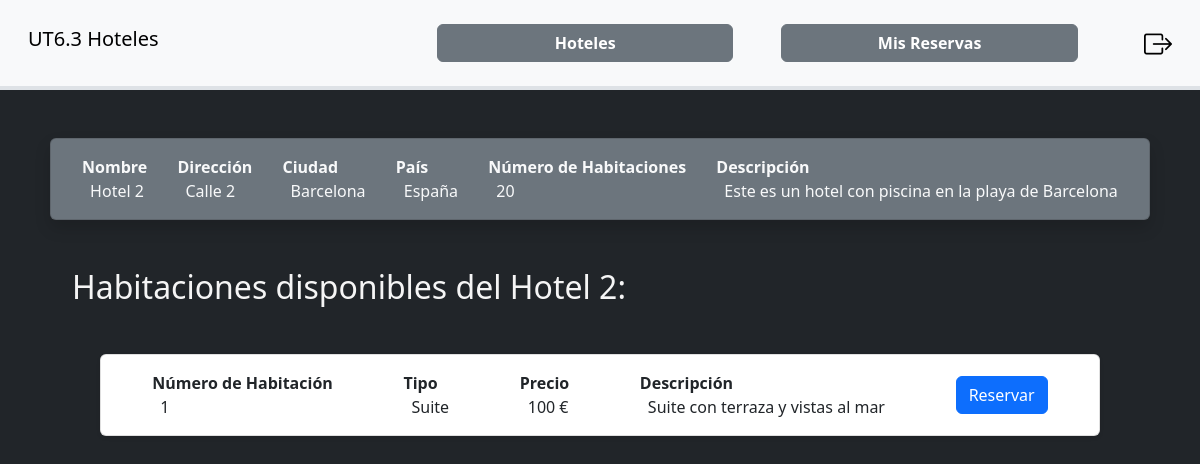
The app's page /index.php?controller=Hotels&action=listRooms&hotel=2 (signed in) with its own data.
### tables this page shows
CREATE TABLE hoteles (
  id INT PRIMARY KEY AUTO_INCREMENT,
  nombre VARCHAR(255) NOT NULL,
  direccion VARCHAR(255) NOT NULL,
  ciudad VARCHAR(255) NOT NULL,
  pais VARCHAR(255) NOT NULL,
  num_habitaciones INT NOT NULL,
  descripcion TEXT NOT NULL
);

CREATE TABLE habitaciones (
  id INT PRIMARY KEY AUTO_INCREMENT,
  id_hotel INT NOT NULL,
  num_habitacion INT NOT NULL,
  tipo VARCHAR(255) NOT NULL,
  precio FLOAT NOT NULL,
  descripcion TEXT NOT NULL,
  FOREIGN KEY (id_hotel) REFERENCES hoteles(id)
);

### db/DB.php (called while the page is built, shortened)
<?php
class DB {
    protected $db;
    public function __construct() {
        try {
            $this->db = new PDO("mysql:host=" . DB_HOST . ";dbname=" . DB_NAME, DBUSER, DBPASS);
            $this->db->setAttribute(PDO::ATTR_ERRMODE, PDO::ERRMODE_EXCEPTION);
        } catch (Exception $ex) {
            header("Location: ./errorDB.php");
        }
    }
    public function query($query, $conditions = []) {
        $query = $this->db->prepare($query);
        foreach ($conditions as $key => $value) {
            $query->bindValue($key, $value);
        }
        try {
            $query->execute();
        } catch (Exception $ex) {
            echo $ex->getMessage();
        }
        return $query;
    }
}

### models/HotelslModel.php (called while the page is built, shortened)
<?php
require_once __DIR__ . '/../db/DB.php';
class HotelsModel {
    private $db;
    public function __construct() {
        $this->db = new DB();
    }
    public function getHotel($hotelId) {
        $query = $this->db->query('SELECT hoteles.id, nombre, direccion as "Dirección", ciudad, pais as "País", num_habitaciones as "Número de Habitaciones", hoteles.descripcion as "Descripción" FROM hoteles WHERE id = :idHotel', [':idHotel' => $hotelId]);
        return $query->fetch(PDO::FETCH_ASSOC);
    }
    public function getRooms($idHotel) {
        $query = $this->db->query('SELECT id, id_hotel, num_habitacion as "Número de Habitación", tipo, CONCAT(precio, " €") as "Precio", descripcion as "Descripción" FROM habitaciones WHERE id_hotel = :idHotel', [':idHotel' => $idHotel]);
        return $query->fetchAll(PDO::FETCH_ASSOC);
    }
}

### resources/functions/filterFunctions.php (called while the page is built, shortened)
<?php
    function filtrarInput($input, $metodo) {
        if ($metodo === "POST") {
            $variableFiltrada = isset(filter_input_array(INPUT_POST)[$input]) ? htmlspecialchars(filter_input_array(INPUT_POST)[$input]) : null;
        } else if ($metodo === "GET") {
            $variableFiltrada = isset(filter_input_array(INPUT_GET)[$input]) ? htmlspecialchars(filter_input_array(INPUT_GET)[$input]) : null;
        }
        return $variableFiltrada;
    }

### resources/functions/printHtmlFunctions.php (the view, shortened to what this page needs)
<?php
    function listArray($array) {
        foreach ($array as $key => $value) {
            echo "<div class='d-flex flex-column justify-content-center'><span class='fw-bold'>" . ucfirst($key) . " </span>";
            echo "<span class='ps-2'>" . ucfirst($value) . "</span></div>";
        }
    }
    function listRooms($array) {
        echo '<ul class="list-group col-10 mx-auto gap-4 my-5">';
        foreach ($array as $item) {
            echo '<li class="shadow-sm list-group-item d-flex flex-row justify-content-around align-items-center rounded py-3">';
            showModalToBook($item);
            echo "</li>";
        }
        echo '</ul>';
    }
    function filterArray($array, $keyToFilter, $show = true) {
        $filteredArray = [];
        foreach ($array as $key => $value) {
            if ($show && str_contains($key, $keyToFilter)) {
                $filteredArray[$key] = $value;
            } else if (!$show && !str_contains($key, $keyToFilter)) {
                $filteredArray[$key] = $value;
            }
        }
        return $filteredArray;
    }
    function listHotels($array, $classNames = "") {
        echo '<ul class="list-group col-11 mx-auto gap-4 my-5">';
        foreach ($array as $item) {
            echo '<li>';
            echo '<a href="' . $_SERVER["PHP_SELF"] . '?controller=Hotels&action=listRooms&hotel=' . $item["id"] . '" '
            . 'class="shadow list-group-item d-flex flex-row justify-content-around align-items-center rounded py-3 ' . $classNames . '">';
            listArray(filterArray($item, "id", false));
            echo "</a>";
            echo "</li>";
        }
        echo '</ul>';
    }
    function showModalToBook($roomToBook) {
        echo '
    <button type="button" class="btn btn-primary" data-bs-toggle="modal" data-bs-target="#' . $roomToBook["tipo"] . $roomToBook["id"] . $roomToBook["id_hotel"] . '">
      Reservar
    </button>
    <div class="modal fade" id="' . $roomToBook["tipo"] . $roomToBook["id"] . $roomToBook["id_hotel"] . '" tabindex="-1" aria-labelledby="' . $roomToBook["tipo"] . $roomToBook["id"] . $roomToBook["id_hotel"] . 'Label" aria-hidden="true">
      <div class="modal-dialog modal-lg">
        <div class="modal-content">
          <div class="modal-header">
            <h1 class="modal-title fs-5" id="' . $roomToBook["tipo"] . $roomToBook["id"] . $roomToBook["id_hotel"] . 'Label">Selecciona las fechas de tu reserva</h1>
            <button type="button" class="btn-close" data-bs-dismiss="modal" aria-label="Close"></button>
          </div>
          <form class="p-3" method="POST" action="' . $_SERVER["PHP_SELF"] . '?controller=Bookings&action=addBooking&idRoom=' . $roomToBook["id"] . '">
           <div class="modal-body col-11 mx-auto d-flex justify-content-evenly">
            <input type="hidden" name="id_hotel' . $roomToBook["id"] . '" value="' . $roomToBook["id_hotel"] . '">
            <input type="hidden" name="id_habitacion' . $roomToBook["id"] . '" value="' . $roomToBook["id"] . '">
          <div class="d-flex flex-column">
            <label class="fw-bold">Fecha de Entrada</label>
            <input class="ms-3" type="date" name="fecha_entrada' . $roomToBook["id"] . '" min="' . date("Y-m-d") . '" required>
          </div>
          <div class="d-flex flex-column">
            <label class="fw-bold">Fecha de Entrada</label>
            <input class="ms-3" type="date" name="fecha_salida' . $roomToBook["id"] . '" min="' . date("Y-m-d") . '" required>
          </div>
          </div>
          <div class="modal-footer d-flex justify-content-center my-3">
            <button type="button" class="btn btn-secondary" data-bs-dismiss="modal">Cancelar</button>
            <button type="submit" class="btn btn-primary">Hacer Reserva</button>
          </div>
          </form>
        </div>
      </div>
    </div>';
    }

### views/HotelsView.php (shortened to what this page needs)
<?php
class HotelsView {
    public function showHeader() {
        include_once "./resources/templates/header.php";
    }
    public function showListHotels($hotels, $classNames = "") {
        listHotels($hotels, $classNames);
    }
    public function showListRooms($hotelName, $rooms) {
        echo"<h2 class='mx-5 ps-4'>Habitaciones disponibles del $hotelName:</h2>";
        listRooms($rooms);
    }
}

### css/style.css (style rules this page uses)
body { min-height: 100vh; margin: 0; color: whitesmoke; }
a { text-decoration: none; color: black; }
li { list-style: none; }

### records on screen
hoteles: key "Nombre", nombre "Hotel 2", key "Dirección", direccion "Calle 2", key "Ciudad", ciudad "Barcelona", key "País", pais "España", key "Número de Habitaciones", num_habitaciones "20", key "Descripción", descripcion "Este es un hotel con piscina en la playa de Barcelona"
habitaciones: key "Número de Habitación", num_habitacion "1", key "Tipo", tipo "Suite", key "Precio", value "100 €", key "Descripción", descripcion "Suite con terraza y vistas al mar"
